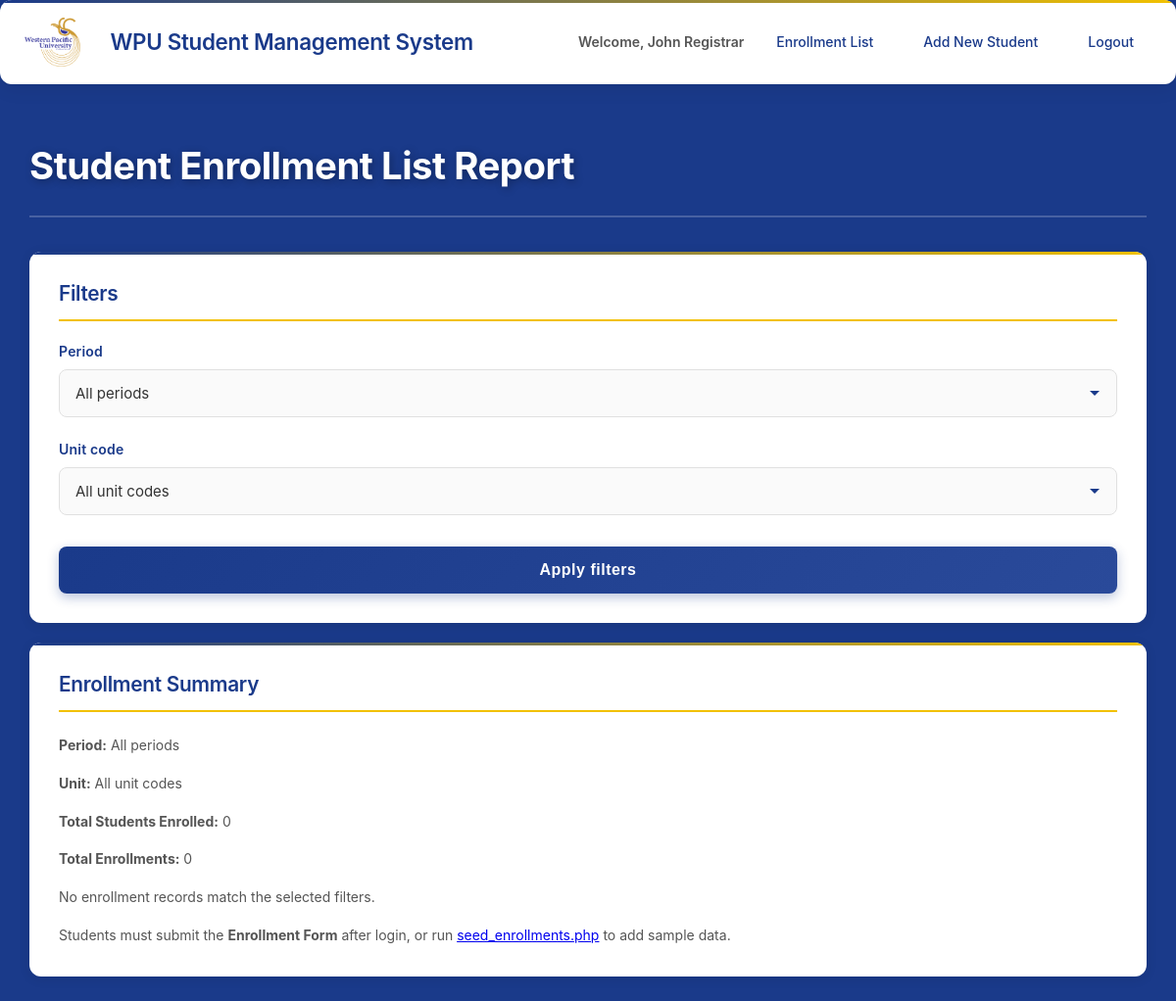
Before: /enrollment_list.php (signed in) with the older database file.
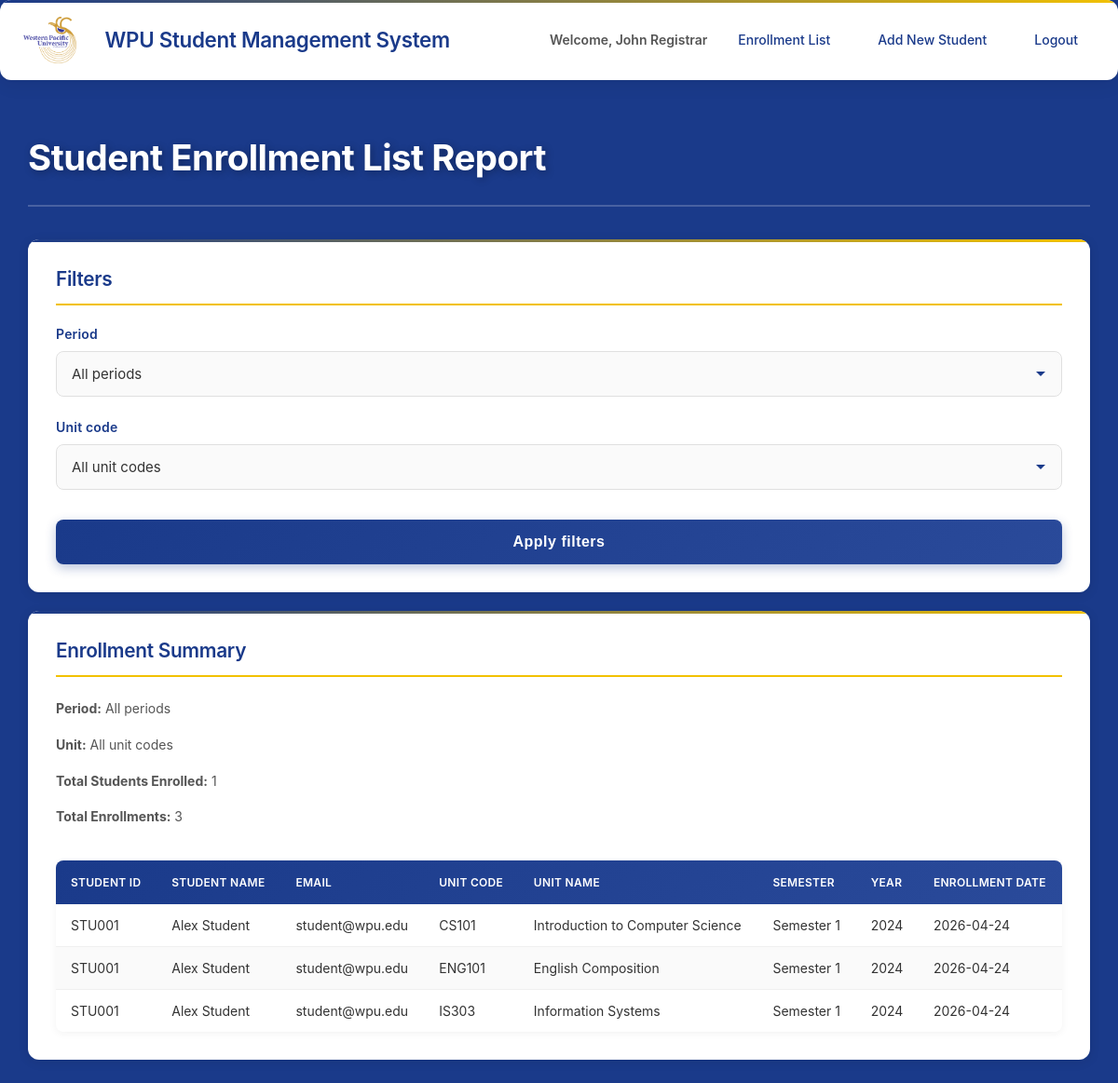
After: the same page with the newer database file.
### tables this page shows
CREATE TABLE enrollments (
    enrollment_id INT AUTO_INCREMENT PRIMARY KEY,
    student_id VARCHAR(20) NOT NULL,
    offering_id INT NOT NULL,
    mark DECIMAL(5,2),
    grade VARCHAR(2),
    enrollment_date TIMESTAMP DEFAULT CURRENT_TIMESTAMP,
    FOREIGN KEY (student_id) REFERENCES students(student_id) ON DELETE CASCADE,
    FOREIGN KEY (offering_id) REFERENCES unit_offerings(offering_id) ON DELETE CASCADE,
    UNIQUE KEY unique_enrollment (student_id, offering_id)
);

CREATE TABLE students (
    student_id VARCHAR(20) PRIMARY KEY,
    name VARCHAR(100) NOT NULL,
    gender ENUM('Male', 'Female', 'Other') NOT NULL,
    address TEXT,
    contact_number VARCHAR(20),
    email VARCHAR(100) UNIQUE NOT NULL,
    password VARCHAR(255) NOT NULL,
    created_at TIMESTAMP DEFAULT CURRENT_TIMESTAMP
);

CREATE TABLE units (
    unit_code VARCHAR(20) PRIMARY KEY,
    unit_name VARCHAR(100) NOT NULL,
    description TEXT
);

CREATE TABLE unit_offerings (
    offering_id INT AUTO_INCREMENT PRIMARY KEY,
    unit_code VARCHAR(20) NOT NULL,
    semester VARCHAR(20) NOT NULL,
    year INT NOT NULL,
    FOREIGN KEY (unit_code) REFERENCES units(unit_code) ON DELETE CASCADE,
    UNIQUE KEY unique_offering (unit_code, semester, year)
);

### enrollment_list.php (the view, shortened to what this page needs)
<?php
$conn = getDBConnection();
$enrollment_list = [];
$summary = [
    'total_students' => 0,
    'total_enrollments' => 0,
];
$show_all_periods = true;
$selected_semester = '';
$selected_year = 0;
$period_label = 'All periods';
$selected_unit_code = trim($_GET['unit_code'] ?? '');
$filter_all_units = ($selected_unit_code === '' || $selected_unit_code === 'all');
$unit_label = $filter_all_units ? 'All unit codes' : $selected_unit_code;
$period_param = $_GET['period'] ?? '';
if ($period_param === 'all' || $period_param === '') {
    $show_all_periods = true;
    $period_label = 'All periods';
}
$base_from = 'FROM enrollments e
    JOIN students s ON e.student_id = s.student_id
    JOIN unit_offerings uo ON e.offering_id = uo.offering_id
    JOIN units u ON uo.unit_code = u.unit_code';
$where = [];
$where_sql = $where ? ('WHERE ' . implode(' AND ', $where)) : '';
$list_sql = "SELECT s.student_id, s.name AS student_name, s.email, u.unit_code, u.unit_name,
                    uo.semester, uo.year, e.enrollment_date
             {$base_from}
             {$where_sql}
             ORDER BY uo.year DESC, uo.semester, u.unit_code, s.name";
$stmt = $conn->prepare($list_sql);
if (!$stmt) {
    $db_error = 'Could not load enrollments: ' . $conn->error;
} else {
    $stmt->execute();
    $enrollment_list = $stmt->get_result()->fetch_all(MYSQLI_ASSOC);
}
$summary_sql = "SELECT COUNT(DISTINCT e.student_id) AS total_students, COUNT(*) AS total_enrollments
                {$base_from}
                {$where_sql}";
$summary_stmt = $conn->prepare($summary_sql);
if ($summary_stmt) {
    $summary_stmt->execute();
    $summary = $summary_stmt->get_result()->fetch_assoc() ?: $summary;
}
$total_in_db = intval($conn->query('SELECT COUNT(*) AS total FROM enrollments')->fetch_assoc()['total'] ?? 0);
$selected_period_value = $show_all_periods ? 'all' : ($selected_semester . '|' . $selected_year);
$selected_unit_value = $filter_all_units ? 'all' : $selected_unit_code;
?>
<!DOCTYPE html>
<html lang="en">
<head>
    <link rel="stylesheet" href="assets/css/style.css">
</head>
<body class="dashboard-page">
    <nav class="navbar">
        <div class="nav-container">
            <div class="nav-logo">
                <img src="assets/image/WPU-Logo-Main.png" alt="WPU Logo" class="navbar-logo">
            </div>
            <h2>WPU Student Management System</h2>
            <div class="nav-links">
                <span>Welcome, <?php echo htmlspecialchars($_SESSION['user_name']); ?></span>
                <a href="enrollment_list.php">Enrollment List</a>
                <a href="add_student.php">Add New Student</a>
                <a href="logout.php">Logout</a>
            </div>
        </div>
    </nav>
    <div class="container">
        <div class="dashboard-header">
            <h1>Student Enrollment List Report</h1>
        </div>
        <div class="card" style="margin-bottom: 20px;">
            <h3>Filters</h3>
            <form method="GET" action="enrollment_list.php">
                <div class="form-group">
                    <label for="period">Period</label>
                    <select name="period" id="period">
                        <option value="all" <?php echo $selected_period_value === 'all' ? 'selected' : ''; ?>>All periods</option>
                    </select>
                </div>
                <div class="form-group">
                    <label for="unit_code">Unit code</label>
                    <select name="unit_code" id="unit_code">
                        <option value="all" <?php echo $selected_unit_value === 'all' ? 'selected' : ''; ?>>All unit codes</option>
                    </select>
                </div>
                <button type="submit" class="btn btn-primary">Apply filters</button>
            </form>
        </div>
        <div class="card">
            <h3>Enrollment Summary</h3>
            <p><strong>Period:</strong> <?php echo htmlspecialchars($period_label); ?></p>
            <p><strong>Unit:</strong> <?php echo htmlspecialchars($unit_label); ?></p>
            <p><strong>Total Students Enrolled:</strong> <?php echo intval($summary['total_students']); ?></p>
            <p><strong>Total Enrollments:</strong> <?php echo intval($summary['total_enrollments']); ?></p>
            <?php if (!empty($enrollment_list)): ?>
                <table class="data-table">
                    <thead>
                        <tr>
                            <th>Student ID</th>
                            <th>Student Name</th>
                            <th>Email</th>
                            <th>Unit Code</th>
                            <th>Unit Name</th>
                            <th>Semester</th>
                            <th>Year</th>
                            <th>Enrollment Date</th>
                        </tr>
                    </thead>
                    <tbody>
                        <?php foreach ($enrollment_list as $row): ?>
                            <tr>
                                <td><?php echo htmlspecialchars($row['student_id']); ?></td>
                                <td><?php echo htmlspecialchars($row['student_name']); ?></td>
                                <td><?php echo htmlspecialchars($row['email']); ?></td>
                                <td><?php echo htmlspecialchars($row['unit_code']); ?></td>
                                <td><?php echo htmlspecialchars($row['unit_name']); ?></td>
                                <td><?php echo htmlspecialchars($row['semester']); ?></td>
                                <td><?php echo intval($row['year']); ?></td>
                                <td><?php echo htmlspecialchars(date('Y-m-d', strtotime($row['enrollment_date']))); ?></td>
                            </tr>
                        <?php endforeach; ?>
                    </tbody>
                </table>
            <?php else: ?>
                <p>No enrollment records match the selected filters.</p>
                <?php if ($total_in_db === 0): ?>
                    <p>Students must submit the <strong>Enrollment Form</strong> after login, or run
                        <a href="seed_enrollments.php">seed_enrollments.php</a> to add sample data.</p>
                <?php else: ?>
                    <p>Try <strong>All periods</strong> and <strong>All unit codes</strong>, or adjust the filters above.</p>
                <?php endif; ?>
            <?php endif; ?>
        </div>
    </div>
</body>
</html>

Changed rows visible on the page:
added enrollments: student.student_id "STU001", student.name "Alex Student", student.email "student@wpu.edu", units.unit_code "CS101", units.unit_name "Introduction to Computer Science", offering.semester "Semester 1", offering.year "2024", enrollment_date "2026-04-24"
added enrollments: student.student_id "STU001", student.name "Alex Student", student.email "student@wpu.edu", units.unit_code "ENG101", units.unit_name "English Composition", offering.semester "Semester 1", offering.year "2024", enrollment_date "2026-04-24"
added enrollments: student.student_id "STU001", student.name "Alex Student", student.email "student@wpu.edu", units.unit_code "IS303", units.unit_name "Information Systems", offering.semester "Semester 1", offering.year "2024", enrollment_date "2026-04-24"
Other visible differences:
$summary['total_students']: "0" → "1"
$summary['total_enrollments']: "0" → "3"
text no longer shown: "No enrollment records match the selected filters. Students must submit the Enrollment Form after login, or run seed_enrollments.php to add sample data."
text now shown: "STUDENT ID STUDENT NAME EMAIL UNIT CODE UNIT NAME SEMESTER YEAR ENROLLMENT DATE"
